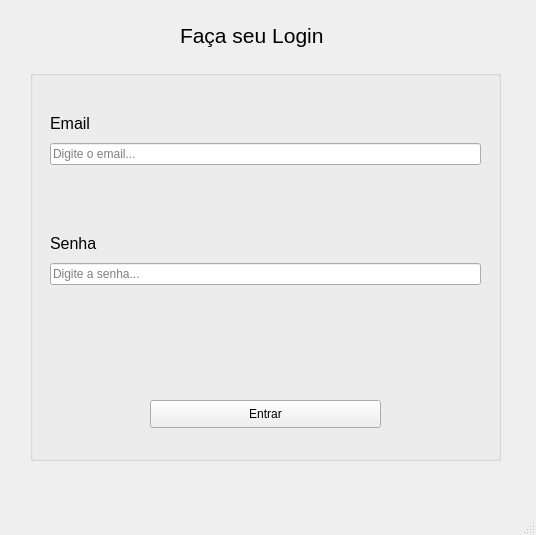
<?xml version="1.0" encoding="UTF-8"?>
<ui version="4.0">
 <class>LoginWindow</class>
 <widget class="QMainWindow" name="LoginWindow">
  <property name="geometry">
   <rect>
    <x>0</x>
    <y>0</y>
    <width>536</width>
    <height>535</height>
   </rect>
  </property>
  <property name="windowTitle">
   <string>Login | Sistema de Controle de Comandas</string>
  </property>
  <widget class="QWidget" name="centralwidget">
   <widget class="QGroupBox" name="groupBox">
    <property name="geometry">
     <rect>
      <x>30</x>
      <y>70</y>
      <width>471</width>
      <height>391</height>
     </rect>
    </property>
    <property name="title">
     <string/>
    </property>
    <widget class="QPushButton" name="pushButton_Login">
     <property name="geometry">
      <rect>
       <x>120</x>
       <y>330</y>
       <width>231</width>
       <height>28</height>
      </rect>
     </property>
     <property name="text">
      <string>Entrar</string>
     </property>
    </widget>
    <widget class="QWidget" name="layoutWidget">
     <property name="geometry">
      <rect>
       <x>20</x>
       <y>40</y>
       <width>431</width>
       <height>55</height>
      </rect>
     </property>
     <layout class="QVBoxLayout" name="verticalLayout_2">
      <item>
       <widget class="QLabel" name="label_Email">
        <property name="font">
         <font>
          <pointsize>12</pointsize>
         </font>
        </property>
        <property name="text">
         <string>Email</string>
        </property>
       </widget>
      </item>
      <item>
       <widget class="QLineEdit" name="lineEdit_Email">
        <property name="placeholderText">
         <string>Digite o email...</string>
        </property>
       </widget>
      </item>
     </layout>
    </widget>
    <widget class="QWidget" name="layoutWidget">
     <property name="geometry">
      <rect>
       <x>20</x>
       <y>160</y>
       <width>431</width>
       <height>55</height>
      </rect>
     </property>
     <layout class="QVBoxLayout" name="verticalLayout_3">
      <item>
       <widget class="QLabel" name="label_Password">
        <property name="font">
         <font>
          <pointsize>12</pointsize>
         </font>
        </property>
        <property name="text">
         <string>Senha</string>
        </property>
       </widget>
      </item>
      <item>
       <widget class="QLineEdit" name="lineEdit_Password">
        <property name="contextMenuPolicy">
         <enum>Qt::DefaultContextMenu</enum>
        </property>
        <property name="text">
         <string/>
        </property>
        <property name="echoMode">
         <enum>QLineEdit::Password</enum>
        </property>
        <property name="placeholderText">
         <string>Digite a senha...</string>
        </property>
       </widget>
      </item>
     </layout>
    </widget>
   </widget>
   <widget class="QLabel" name="label_Header">
    <property name="geometry">
     <rect>
      <x>180</x>
      <y>20</y>
      <width>181</width>
      <height>31</height>
     </rect>
    </property>
    <property name="font">
     <font>
      <pointsize>16</pointsize>
     </font>
    </property>
    <property name="text">
     <string>Faça seu Login</string>
    </property>
   </widget>
  </widget>
  <widget class="QStatusBar" name="statusbar"/>
 </widget>
 <resources/>
 <connections/>
</ui>
